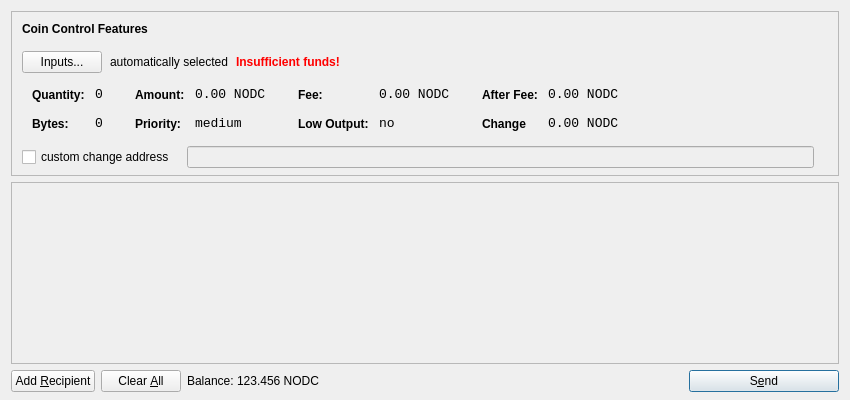
<?xml version="1.0" encoding="UTF-8"?>
<ui version="4.0">
 <class>SendCoinsDialog</class>
 <widget class="QDialog" name="SendCoinsDialog">
  <property name="geometry">
   <rect>
    <x>0</x>
    <y>0</y>
    <width>850</width>
    <height>400</height>
   </rect>
  </property>
  <property name="windowTitle">
   <string>Send Coins</string>
  </property>
  <layout class="QVBoxLayout" name="verticalLayout" stretch="0,1,0">
   <property name="bottomMargin">
    <number>8</number>
   </property>
   <item>
    <widget class="QFrame" name="frameCoinControl">
     <property name="sizePolicy">
      <sizepolicy hsizetype="Expanding" vsizetype="Expanding">
       <horstretch>0</horstretch>
       <verstretch>0</verstretch>
      </sizepolicy>
     </property>
     <property name="maximumSize">
      <size>
       <width>16777215</width>
       <height>16777215</height>
      </size>
     </property>
     <property name="frameShape">
      <enum>QFrame::StyledPanel</enum>
     </property>
     <property name="frameShadow">
      <enum>QFrame::Sunken</enum>
     </property>
     <layout class="QVBoxLayout" name="verticalLayoutCoinControl2">
      <property name="spacing">
       <number>-1</number>
      </property>
      <property name="leftMargin">
       <number>0</number>
      </property>
      <property name="topMargin">
       <number>0</number>
      </property>
      <property name="rightMargin">
       <number>0</number>
      </property>
      <property name="bottomMargin">
       <number>6</number>
      </property>
      <item>
       <layout class="QVBoxLayout" name="verticalLayoutCoinControl" stretch="0,0,0,0,1">
        <property name="spacing">
         <number>0</number>
        </property>
        <property name="leftMargin">
         <number>10</number>
        </property>
        <property name="topMargin">
         <number>10</number>
        </property>
        <item>
         <layout class="QHBoxLayout" name="horizontalLayoutCoinControl1">
          <property name="bottomMargin">
           <number>15</number>
          </property>
          <item>
           <widget class="QLabel" name="labelCoinControlFeatures">
            <property name="sizePolicy">
             <sizepolicy hsizetype="Preferred" vsizetype="Maximum">
              <horstretch>0</horstretch>
              <verstretch>0</verstretch>
             </sizepolicy>
            </property>
            <property name="font">
             <font>
              <weight>75</weight>
              <bold>true</bold>
             </font>
            </property>
            <property name="styleSheet">
             <string notr="true">font-weight:bold;</string>
            </property>
            <property name="text">
             <string>Coin Control Features</string>
            </property>
           </widget>
          </item>
         </layout>
        </item>
        <item>
         <layout class="QHBoxLayout" name="horizontalLayoutCoinControl2" stretch="0,0,0,0">
          <property name="spacing">
           <number>8</number>
          </property>
          <property name="bottomMargin">
           <number>10</number>
          </property>
          <item>
           <widget class="QPushButton" name="pushButtonCoinControl">
            <property name="styleSheet">
             <string notr="true"/>
            </property>
            <property name="text">
             <string>Inputs...</string>
            </property>
           </widget>
          </item>
          <item>
           <widget class="QLabel" name="labelCoinControlAutomaticallySelected">
            <property name="text">
             <string>automatically selected</string>
            </property>
            <property name="margin">
             <number>5</number>
            </property>
           </widget>
          </item>
          <item>
           <widget class="QLabel" name="labelCoinControlInsuffFunds">
            <property name="font">
             <font>
              <weight>75</weight>
              <bold>true</bold>
             </font>
            </property>
            <property name="styleSheet">
             <string notr="true">color:red;font-weight:bold;</string>
            </property>
            <property name="text">
             <string>Insufficient funds!</string>
            </property>
            <property name="margin">
             <number>5</number>
            </property>
           </widget>
          </item>
          <item>
           <spacer name="horizontalSpacerCoinControl">
            <property name="orientation">
             <enum>Qt::Horizontal</enum>
            </property>
            <property name="sizeHint" stdset="0">
             <size>
              <width>40</width>
              <height>1</height>
             </size>
            </property>
           </spacer>
          </item>
         </layout>
        </item>
        <item>
         <widget class="QWidget" name="widgetCoinControl" native="true">
          <property name="sizePolicy">
           <sizepolicy hsizetype="Preferred" vsizetype="Preferred">
            <horstretch>0</horstretch>
            <verstretch>0</verstretch>
           </sizepolicy>
          </property>
          <property name="minimumSize">
           <size>
            <width>0</width>
            <height>0</height>
           </size>
          </property>
          <property name="styleSheet">
           <string notr="true"/>
          </property>
          <layout class="QHBoxLayout" name="horizontalLayoutCoinControl5">
           <property name="margin">
            <number>0</number>
           </property>
           <item>
            <layout class="QHBoxLayout" name="horizontalLayoutCoinControl3" stretch="0,0,0,1">
             <property name="spacing">
              <number>20</number>
             </property>
             <property name="topMargin">
              <number>0</number>
             </property>
             <property name="bottomMargin">
              <number>10</number>
             </property>
             <item>
              <layout class="QFormLayout" name="formLayoutCoinControl1">
               <property name="horizontalSpacing">
                <number>10</number>
               </property>
               <property name="verticalSpacing">
                <number>14</number>
               </property>
               <property name="leftMargin">
                <number>10</number>
               </property>
               <property name="topMargin">
                <number>4</number>
               </property>
               <property name="rightMargin">
                <number>6</number>
               </property>
               <item row="0" column="0">
                <widget class="QLabel" name="labelCoinControlQuantityText">
                 <property name="styleSheet">
                  <string notr="true">font-weight:bold;</string>
                 </property>
                 <property name="text">
                  <string>Quantity:</string>
                 </property>
                 <property name="margin">
                  <number>0</number>
                 </property>
                </widget>
               </item>
               <item row="0" column="1">
                <widget class="QLabel" name="labelCoinControlQuantity">
                 <property name="font">
                  <font>
                   <family>Monospace</family>
                   <pointsize>10</pointsize>
                  </font>
                 </property>
                 <property name="cursor">
                  <cursorShape>IBeamCursor</cursorShape>
                 </property>
                 <property name="contextMenuPolicy">
                  <enum>Qt::ActionsContextMenu</enum>
                 </property>
                 <property name="text">
                  <string>0</string>
                 </property>
                 <property name="margin">
                  <number>0</number>
                 </property>
                 <property name="textInteractionFlags">
                  <set>Qt::LinksAccessibleByMouse|Qt::TextSelectableByKeyboard|Qt::TextSelectableByMouse</set>
                 </property>
                </widget>
               </item>
               <item row="1" column="0">
                <widget class="QLabel" name="labelCoinControlBytesText">
                 <property name="styleSheet">
                  <string notr="true">font-weight:bold;</string>
                 </property>
                 <property name="text">
                  <string>Bytes:</string>
                 </property>
                </widget>
               </item>
               <item row="1" column="1">
                <widget class="QLabel" name="labelCoinControlBytes">
                 <property name="font">
                  <font>
                   <family>Monospace</family>
                   <pointsize>10</pointsize>
                  </font>
                 </property>
                 <property name="cursor">
                  <cursorShape>IBeamCursor</cursorShape>
                 </property>
                 <property name="contextMenuPolicy">
                  <enum>Qt::ActionsContextMenu</enum>
                 </property>
                 <property name="text">
                  <string>0</string>
                 </property>
                 <property name="textInteractionFlags">
                  <set>Qt::LinksAccessibleByMouse|Qt::TextSelectableByKeyboard|Qt::TextSelectableByMouse</set>
                 </property>
                </widget>
               </item>
              </layout>
             </item>
             <item>
              <layout class="QFormLayout" name="formLayoutCoinControl2">
               <property name="horizontalSpacing">
                <number>10</number>
               </property>
               <property name="verticalSpacing">
                <number>14</number>
               </property>
               <property name="leftMargin">
                <number>6</number>
               </property>
               <property name="topMargin">
                <number>4</number>
               </property>
               <property name="rightMargin">
                <number>6</number>
               </property>
               <item row="0" column="0">
                <widget class="QLabel" name="labelCoinControlAmountText">
                 <property name="styleSheet">
                  <string notr="true">font-weight:bold;</string>
                 </property>
                 <property name="text">
                  <string>Amount:</string>
                 </property>
                 <property name="margin">
                  <number>0</number>
                 </property>
                </widget>
               </item>
               <item row="0" column="1">
                <widget class="QLabel" name="labelCoinControlAmount">
                 <property name="font">
                  <font>
                   <family>Monospace</family>
                   <pointsize>10</pointsize>
                  </font>
                 </property>
                 <property name="cursor">
                  <cursorShape>IBeamCursor</cursorShape>
                 </property>
                 <property name="contextMenuPolicy">
                  <enum>Qt::ActionsContextMenu</enum>
                 </property>
                 <property name="text">
                  <string>0.00 NODC</string>
                 </property>
                 <property name="textInteractionFlags">
                  <set>Qt::LinksAccessibleByMouse|Qt::TextSelectableByKeyboard|Qt::TextSelectableByMouse</set>
                 </property>
                </widget>
               </item>
               <item row="1" column="0">
                <widget class="QLabel" name="labelCoinControlPriorityText">
                 <property name="styleSheet">
                  <string notr="true">font-weight:bold;</string>
                 </property>
                 <property name="text">
                  <string>Priority:</string>
                 </property>
                </widget>
               </item>
               <item row="1" column="1">
                <widget class="QLabel" name="labelCoinControlPriority">
                 <property name="font">
                  <font>
                   <family>Monospace</family>
                   <pointsize>10</pointsize>
                  </font>
                 </property>
                 <property name="cursor">
                  <cursorShape>IBeamCursor</cursorShape>
                 </property>
                 <property name="contextMenuPolicy">
                  <enum>Qt::ActionsContextMenu</enum>
                 </property>
                 <property name="text">
                  <string>medium</string>
                 </property>
                 <property name="textInteractionFlags">
                  <set>Qt::LinksAccessibleByMouse|Qt::TextSelectableByKeyboard|Qt::TextSelectableByMouse</set>
                 </property>
                </widget>
               </item>
              </layout>
             </item>
             <item>
              <layout class="QFormLayout" name="formLayoutCoinControl3">
               <property name="horizontalSpacing">
                <number>10</number>
               </property>
               <property name="verticalSpacing">
                <number>14</number>
               </property>
               <property name="leftMargin">
                <number>6</number>
               </property>
               <property name="topMargin">
                <number>4</number>
               </property>
               <property name="rightMargin">
                <number>6</number>
               </property>
               <item row="0" column="0">
                <widget class="QLabel" name="labelCoinControlFeeText">
                 <property name="styleSheet">
                  <string notr="true">font-weight:bold;</string>
                 </property>
                 <property name="text">
                  <string>Fee:</string>
                 </property>
                 <property name="margin">
                  <number>0</number>
                 </property>
                </widget>
               </item>
               <item row="0" column="1">
                <widget class="QLabel" name="labelCoinControlFee">
                 <property name="font">
                  <font>
                   <family>Monospace</family>
                   <pointsize>10</pointsize>
                  </font>
                 </property>
                 <property name="cursor">
                  <cursorShape>IBeamCursor</cursorShape>
                 </property>
                 <property name="contextMenuPolicy">
                  <enum>Qt::ActionsContextMenu</enum>
                 </property>
                 <property name="text">
                  <string>0.00 NODC</string>
                 </property>
                 <property name="textInteractionFlags">
                  <set>Qt::LinksAccessibleByMouse|Qt::TextSelectableByKeyboard|Qt::TextSelectableByMouse</set>
                 </property>
                </widget>
               </item>
               <item row="1" column="0">
                <widget class="QLabel" name="labelCoinControlLowOutputText">
                 <property name="styleSheet">
                  <string notr="true">font-weight:bold;</string>
                 </property>
                 <property name="text">
                  <string>Low Output:</string>
                 </property>
                </widget>
               </item>
               <item row="1" column="1">
                <widget class="QLabel" name="labelCoinControlLowOutput">
                 <property name="font">
                  <font>
                   <family>Monospace</family>
                   <pointsize>10</pointsize>
                  </font>
                 </property>
                 <property name="cursor">
                  <cursorShape>IBeamCursor</cursorShape>
                 </property>
                 <property name="contextMenuPolicy">
                  <enum>Qt::ActionsContextMenu</enum>
                 </property>
                 <property name="text">
                  <string>no</string>
                 </property>
                 <property name="textInteractionFlags">
                  <set>Qt::LinksAccessibleByMouse|Qt::TextSelectableByKeyboard|Qt::TextSelectableByMouse</set>
                 </property>
                </widget>
               </item>
              </layout>
             </item>
             <item>
              <layout class="QFormLayout" name="formLayoutCoinControl4">
               <property name="horizontalSpacing">
                <number>10</number>
               </property>
               <property name="verticalSpacing">
                <number>14</number>
               </property>
               <property name="leftMargin">
                <number>6</number>
               </property>
               <property name="topMargin">
                <number>4</number>
               </property>
               <property name="rightMargin">
                <number>6</number>
               </property>
               <item row="0" column="0">
                <widget class="QLabel" name="labelCoinControlAfterFeeText">
                 <property name="styleSheet">
                  <string notr="true">font-weight:bold;</string>
                 </property>
                 <property name="text">
                  <string>After Fee:</string>
                 </property>
                 <property name="margin">
                  <number>0</number>
                 </property>
                </widget>
               </item>
               <item row="0" column="1">
                <widget class="QLabel" name="labelCoinControlAfterFee">
                 <property name="font">
                  <font>
                   <family>Monospace</family>
                   <pointsize>10</pointsize>
                  </font>
                 </property>
                 <property name="cursor">
                  <cursorShape>IBeamCursor</cursorShape>
                 </property>
                 <property name="contextMenuPolicy">
                  <enum>Qt::ActionsContextMenu</enum>
                 </property>
                 <property name="text">
                  <string>0.00 NODC</string>
                 </property>
                 <property name="textInteractionFlags">
                  <set>Qt::LinksAccessibleByMouse|Qt::TextSelectableByKeyboard|Qt::TextSelectableByMouse</set>
                 </property>
                </widget>
               </item>
               <item row="1" column="0">
                <widget class="QLabel" name="labelCoinControlChangeText">
                 <property name="styleSheet">
                  <string notr="true">font-weight:bold;</string>
                 </property>
                 <property name="text">
                  <string>Change</string>
                 </property>
                </widget>
               </item>
               <item row="1" column="1">
                <widget class="QLabel" name="labelCoinControlChange">
                 <property name="font">
                  <font>
                   <family>Monospace</family>
                   <pointsize>10</pointsize>
                  </font>
                 </property>
                 <property name="cursor">
                  <cursorShape>IBeamCursor</cursorShape>
                 </property>
                 <property name="contextMenuPolicy">
                  <enum>Qt::ActionsContextMenu</enum>
                 </property>
                 <property name="text">
                  <string>0.00 NODC</string>
                 </property>
                 <property name="textInteractionFlags">
                  <set>Qt::LinksAccessibleByMouse|Qt::TextSelectableByKeyboard|Qt::TextSelectableByMouse</set>
                 </property>
                </widget>
               </item>
              </layout>
             </item>
            </layout>
           </item>
          </layout>
         </widget>
        </item>
        <item>
         <layout class="QHBoxLayout" name="horizontalLayoutCoinControl4" stretch="0,0,0">
          <property name="spacing">
           <number>12</number>
          </property>
          <property name="sizeConstraint">
           <enum>QLayout::SetDefaultConstraint</enum>
          </property>
          <property name="topMargin">
           <number>5</number>
          </property>
          <property name="rightMargin">
           <number>5</number>
          </property>
          <item>
           <widget class="QCheckBox" name="checkBoxCoinControlChange">
            <property name="text">
             <string>custom change address</string>
            </property>
           </widget>
          </item>
          <item>
           <widget class="QLineEdit" name="lineEditCoinControlChange">
            <property name="enabled">
             <bool>false</bool>
            </property>
            <property name="sizePolicy">
             <sizepolicy hsizetype="Expanding" vsizetype="Fixed">
              <horstretch>0</horstretch>
              <verstretch>0</verstretch>
             </sizepolicy>
            </property>
           </widget>
          </item>
          <item>
           <widget class="QLabel" name="labelCoinControlChangeLabel">
            <property name="sizePolicy">
             <sizepolicy hsizetype="Preferred" vsizetype="Expanding">
              <horstretch>0</horstretch>
              <verstretch>0</verstretch>
             </sizepolicy>
            </property>
            <property name="minimumSize">
             <size>
              <width>0</width>
              <height>0</height>
             </size>
            </property>
            <property name="text">
             <string/>
            </property>
            <property name="margin">
             <number>3</number>
            </property>
           </widget>
          </item>
         </layout>
        </item>
        <item>
         <spacer name="verticalSpacerCoinControl">
          <property name="orientation">
           <enum>Qt::Vertical</enum>
          </property>
          <property name="sizeHint" stdset="0">
           <size>
            <width>800</width>
            <height>1</height>
           </size>
          </property>
         </spacer>
        </item>
       </layout>
      </item>
     </layout>
    </widget>
   </item>
   <item>
    <widget class="QScrollArea" name="scrollArea">
     <property name="widgetResizable">
      <bool>true</bool>
     </property>
     <widget class="QWidget" name="scrollAreaWidgetContents">
      <property name="geometry">
       <rect>
        <x>0</x>
        <y>0</y>
        <width>830</width>
        <height>165</height>
       </rect>
      </property>
      <layout class="QVBoxLayout" name="verticalLayout_2">
       <property name="margin">
        <number>0</number>
       </property>
       <item>
        <layout class="QVBoxLayout" name="entries">
         <property name="spacing">
          <number>6</number>
         </property>
        </layout>
       </item>
       <item>
        <spacer name="verticalSpacer">
         <property name="orientation">
          <enum>Qt::Vertical</enum>
         </property>
         <property name="sizeHint" stdset="0">
          <size>
           <width>20</width>
           <height>40</height>
          </size>
         </property>
        </spacer>
       </item>
      </layout>
     </widget>
    </widget>
   </item>
   <item>
    <layout class="QHBoxLayout" name="horizontalLayout">
     <item>
      <widget class="QPushButton" name="addButton">
       <property name="toolTip">
        <string>Send to multiple recipients at once</string>
       </property>
       <property name="text">
        <string>Add &amp;Recipient</string>
       </property>
       <property name="icon">
        <iconset resource="../bitcoin.qrc">
         <normaloff>:/icons/add</normaloff>:/icons/add</iconset>
       </property>
       <property name="autoDefault">
        <bool>false</bool>
       </property>
      </widget>
     </item>
     <item>
      <widget class="QPushButton" name="clearButton">
       <property name="sizePolicy">
        <sizepolicy hsizetype="Minimum" vsizetype="Fixed">
         <horstretch>0</horstretch>
         <verstretch>0</verstretch>
        </sizepolicy>
       </property>
       <property name="toolTip">
        <string>Remove all transaction fields</string>
       </property>
       <property name="text">
        <string>Clear &amp;All</string>
       </property>
       <property name="icon">
        <iconset resource="../bitcoin.qrc">
         <normaloff>:/icons/remove</normaloff>:/icons/remove</iconset>
       </property>
       <property name="autoRepeatDelay">
        <number>300</number>
       </property>
       <property name="autoDefault">
        <bool>false</bool>
       </property>
      </widget>
     </item>
     <item>
      <layout class="QHBoxLayout" name="horizontalLayout_2">
       <property name="spacing">
        <number>3</number>
       </property>
       <item>
        <widget class="QLabel" name="label">
         <property name="sizePolicy">
          <sizepolicy hsizetype="Preferred" vsizetype="Fixed">
           <horstretch>0</horstretch>
           <verstretch>0</verstretch>
          </sizepolicy>
         </property>
         <property name="text">
          <string>Balance:</string>
         </property>
        </widget>
       </item>
       <item>
        <widget class="QLabel" name="labelBalance">
         <property name="sizePolicy">
          <sizepolicy hsizetype="Preferred" vsizetype="Fixed">
           <horstretch>0</horstretch>
           <verstretch>0</verstretch>
          </sizepolicy>
         </property>
         <property name="cursor">
          <cursorShape>IBeamCursor</cursorShape>
         </property>
         <property name="text">
          <string>123.456 NODC</string>
         </property>
         <property name="textInteractionFlags">
          <set>Qt::LinksAccessibleByMouse|Qt::TextSelectableByKeyboard|Qt::TextSelectableByMouse</set>
         </property>
        </widget>
       </item>
      </layout>
     </item>
     <item>
      <spacer name="horizontalSpacer">
       <property name="orientation">
        <enum>Qt::Horizontal</enum>
       </property>
       <property name="sizeHint" stdset="0">
        <size>
         <width>40</width>
         <height>20</height>
        </size>
       </property>
      </spacer>
     </item>
     <item>
      <widget class="QPushButton" name="sendButton">
       <property name="minimumSize">
        <size>
         <width>150</width>
         <height>0</height>
        </size>
       </property>
       <property name="toolTip">
        <string>Confirm the send action</string>
       </property>
       <property name="text">
        <string>S&amp;end</string>
       </property>
       <property name="icon">
        <iconset resource="../bitcoin.qrc">
         <normaloff>:/icons/send</normaloff>:/icons/send</iconset>
       </property>
       <property name="default">
        <bool>true</bool>
       </property>
      </widget>
     </item>
    </layout>
   </item>
  </layout>
 </widget>
 <resources>
  <include location="../bitcoin.qrc"/>
 </resources>
 <connections/>
</ui>
